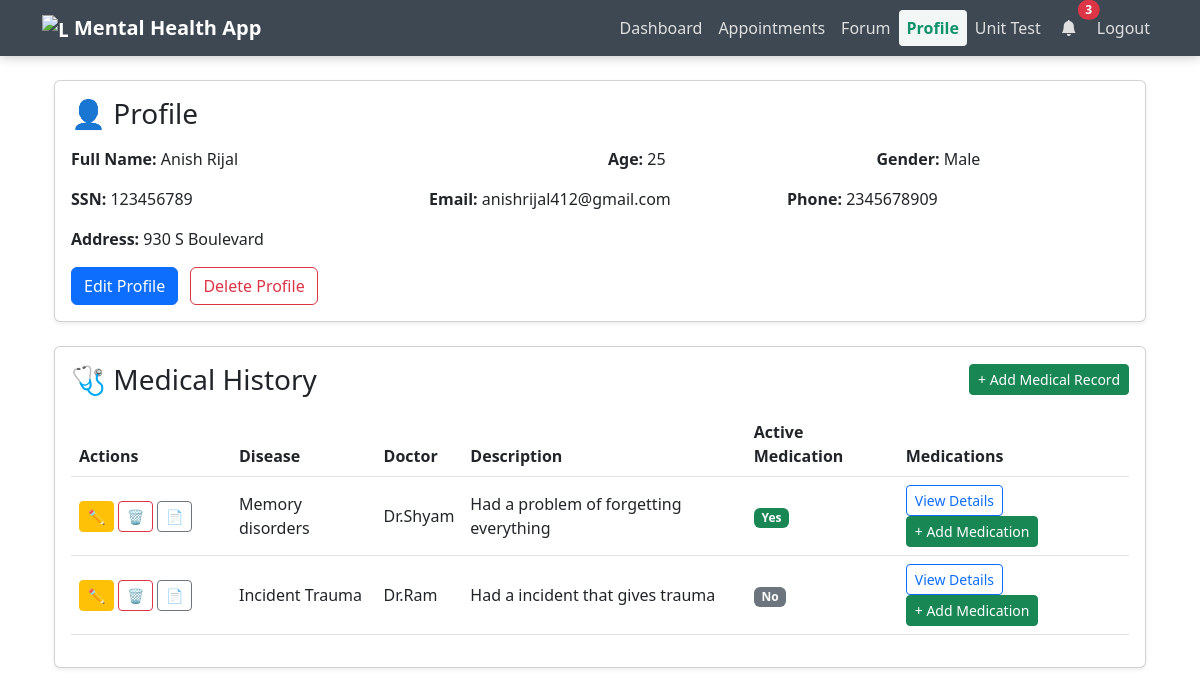
The app's page /profile (signed in) with its own data.
### models/profile.py (models this page shows, shortened)
class Profile(db.Model):
    __tablename__ = 'profiles'
    id = db.Column(db.Integer, primary_key=True)
    user_id = db.Column(db.Integer, db.ForeignKey('user.id'), unique=True, nullable=False)
    full_name = db.Column(db.String(100), nullable=False)
    age = db.Column(db.Integer)
    gender = db.Column(db.String(20))
    ssn = db.Column(db.String(20))
    email = db.Column(db.String(120))
    phone_number = db.Column(db.String(20))
    address = db.Column(db.String(200))
    medical_histories = db.relationship('MedicalHistory', backref='profile', cascade='all, delete-orphan')

### models/medical_history.py (models this page shows, shortened)
class MedicalHistory(db.Model):
    __tablename__ = 'medical_histories'
    id = db.Column(db.Integer, primary_key=True)
    profile_id = db.Column(db.Integer, db.ForeignKey('profiles.id'), nullable=False)
    disease = db.Column(db.String(100), nullable=False)
    doctor = db.Column(db.String(100))
    description = db.Column(db.Text)
    report_filename = db.Column(db.String(255))
    created_at = db.Column(db.DateTime, default=datetime.utcnow)
    medications = db.relationship('Medication', backref='medical_history', cascade='all, delete-orphan')
    @property
    def has_active_medications(self):
        return any(med.is_active for med in self.medications)

### routes/profile.py (the view, shortened to what this page needs)
@profile_bp.route('/profile', methods=['GET', 'POST'])
@login_required
def manage_profile():
    profile = Profile.query.filter_by(user_id=current_user.id).first()
    histories = MedicalHistory.query.filter_by(profile_id=profile.id)\
        .order_by(MedicalHistory.created_at.desc()).all() if profile else []
    return render_template('profile.html', profile=profile, medical_histories=histories)

### models/medication.py (called while the page is built)
    @property
    def is_active(self) -> bool:
        today = date.today()
        if self.start_date and self.end_date:
            return self.start_date <= today <= self.end_date
        if self.start_date and not self.end_date:
            return self.start_date <= today
        return False

    @property
    def status_label(self) -> str:
        return "Active" if self.is_active else "Inactive"

### models/user.py (called while the page is built)
@login_manager.user_loader
def load_user(user_id):
    return User.query.get(int(user_id))

### templates/profile.html (shortened to what this page needs)
{% extends "base.html" %}
{% block content %}
<div class="container my-4">
  <div class="card shadow-sm mb-4">
    <div class="card-body">
      <h3 class="mb-3">👤 Profile</h3>
      {% if profile %}
      <div class="row g-3">
        <div class="col-md-6"><strong>Full Name:</strong> {{ profile.full_name }}</div>
        <div class="col-md-3"><strong>Age:</strong> {{ profile.age }}</div>
        <div class="col-md-3"><strong>Gender:</strong> {{ profile.gender }}</div>
        <div class="col-md-4"><strong>SSN:</strong> {{ profile.ssn }}</div>
        <div class="col-md-4"><strong>Email:</strong> {{ profile.email }}</div>
        <div class="col-md-4"><strong>Phone:</strong> {{ profile.phone_number }}</div>
        <div class="col-12"><strong>Address:</strong> {{ profile.address }}</div>
      </div>
      <div class="mt-3">
        <button class="btn btn-primary me-2" data-bs-toggle="collapse" data-bs-target="#editProfileForm">
          Edit Profile
        </button>
        <form action="{{ url_for('profile.delete_profile') }}" method="POST" class="d-inline">
          <button type="submit" class="btn btn-outline-danger">Delete Profile</button>
        </form>
      </div>
      {% endif %}
    </div>
  </div>
  {% if profile %}
  <div class="card shadow-sm">
    <div class="card-body">
      <div class="d-flex justify-content-between align-items-center mb-3">
        <h3 class="mb-0">🩺 Medical History</h3>
        <button class="btn btn-success btn-sm" data-bs-toggle="collapse" data-bs-target="#addMedicalForm">
          + Add Medical Record
        </button>
      </div>
      {% if medical_histories %}
      <div class="table-responsive">
        <table class="table align-middle">
          <thead>
            <tr>
              <th style="width: 160px;">Actions</th>
              <th>Disease</th>
              <th>Doctor</th>
              <th>Description</th>
              <th>Active Medication</th>
              <th>Medications</th>
            </tr>
          </thead>
          <tbody>
            {% for rec in medical_histories %}
            <tr>
              <td>
                <button class="btn btn-sm btn-warning" data-bs-toggle="collapse" data-bs-target="#editRecForm{{ rec.id }}">✏️</button>
                <form action="{{ url_for('profile.delete_medical_history', record_id=rec.id) }}" method="POST" class="d-inline">
                  <button type="submit" class="btn btn-sm btn-outline-danger">🗑️</button>
                </form>
                 {% if rec.report_filename %}
                <a class="btn btn-sm btn-outline-secondary" href="{{ url_for('profile.view_medical_report', record_id=rec.id) }}" target="_blank" title="View Report">
                  📄
                </a>
                {% else %}
                <button class="btn btn-sm btn-outline-secondary" type="button" disabled title="No report uploaded">📄</button>
                {% endif %}
              </td>
              <td>{{ rec.disease }}</td>
              <td>{{ rec.doctor }}</td>
              <td>{{ rec.description }}</td>
              <td>
                {% if rec.has_active_medications %}
                  <span class="badge bg-success">Yes</span>
                {% else %}
                  <span class="badge bg-secondary">No</span>
                {% endif %}
              </td>
              <td>
                <button class="btn btn-sm btn-outline-primary"
                        type="button"
                        data-bs-toggle="collapse"
                        data-bs-target="#viewMed{{ rec.id }}"
                        aria-expanded="false"
                        aria-controls="viewMed{{ rec.id }}">
                  View Details
                </button>
                <button class="btn btn-sm btn-success"
                        type="button"
                        data-bs-toggle="collapse"
                        data-bs-target="#addMedForm{{ rec.id }}"
                        aria-expanded="false"
                        aria-controls="addMedForm{{ rec.id }}">
                  + Add Medication
                </button>
              </td>
            </tr>
            {% endfor %}
          </tbody>
        </table>
      </div>
      {% else %}
      <p class="text-muted">No medical records yet.</p>
      {% endif %}
    </div>
  </div>
  {% endif %}
</div>
{% endblock %}

### records on screen
Profile: full_name "Anish Rijal", age "25", gender "Male", ssn "123456789", email "anishrijal412@gmail.com", phone_number "2345678909", address "930 S Boulevard"
MedicalHistory: disease "Memory disorders", doctor "Dr.Shyam", description "Had a problem of forgetting everything", shows "Yes"
MedicalHistory: disease "Incident Trauma", doctor "Dr.Ram", description "Had a incident that gives trauma", shows "No"

### other values on screen
{{ notification_count }} "3"
